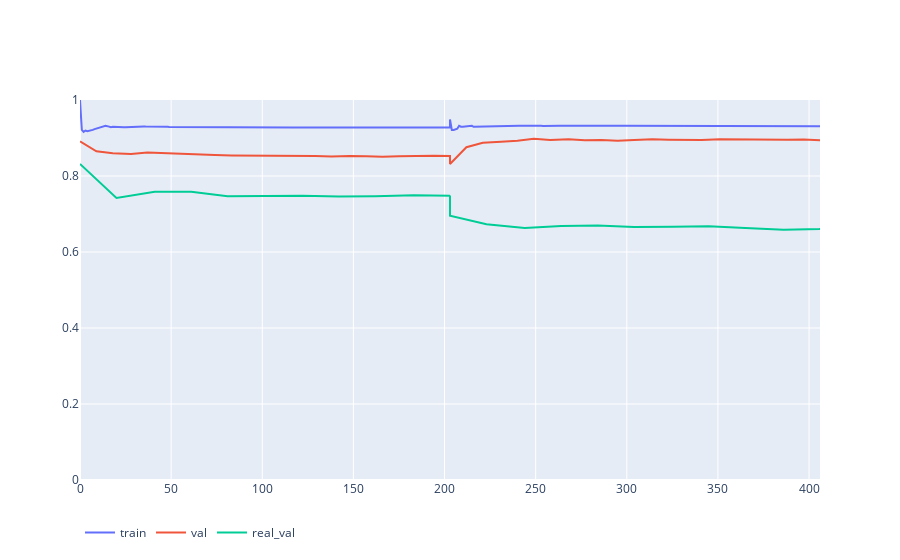

The notebook cell this image was saved under:
### Code cell
get_metric_figure( data, metric_name='precision' )

### Figure 1 — Plotly figure (JSON) as saved in the notebook; plotly's stock layout.template omitted (floating-point values rounded to 4 significant figures; data arrays with more than 128 entries replaced by an {"elided": "..."} marker saying what was removed)
{"data": [{"mode": "lines", "name": "train", "type": "scatter", "x": {"elided": "410 int values"}, "y": {"elided": "410 float values"}}, {"mode": "lines", "name": "val", "type": "scatter", "x": [0, 9, 18, 28, 37, 46, 55, 65, 74, 83, 92, 102, 111, 120, 129, 138, 148, 157, 166, 175, 185, 194, 203, 203, 203, 212, 221, 231, 240, 249, 258, 268, 277, 286, 295, 304, 314, 323, 332, 341, 351, 360, 369, 378, 388, 397, 406, 406], "y": [0.8909, 0.8652, 0.8598, 0.8576, 0.8619, 0.8599, 0.8596, 0.8568, 0.8553, 0.8541, 0.8542, 0.8544, 0.8535, 0.8532, 0.8526, 0.8515, 0.8529, 0.8519, 0.8504, 0.8519, 0.8534, 0.8535, 0.8527, 0.8528, 0.8317, 0.8757, 0.8873, 0.89, 0.8927, 0.8977, 0.8946, 0.8966, 0.8942, 0.8946, 0.8931, 0.8947, 0.8964, 0.8953, 0.8951, 0.8947, 0.8968, 0.896, 0.896, 0.8962, 0.8955, 0.8961, 0.8959, 0.8943]}, {"mode": "lines", "name": "real_val", "type": "scatter", "x": [0, 20, 41, 61, 81, 102, 122, 142, 162, 183, 203, 203, 203, 223, 244, 264, 284, 304, 325, 345, 365, 386, 406, 406], "y": [0.8318, 0.7422, 0.7583, 0.7585, 0.7465, 0.7465, 0.7482, 0.7459, 0.7466, 0.7493, 0.7483, 0.7488, 0.6955, 0.6731, 0.6629, 0.6682, 0.67, 0.6656, 0.6667, 0.668, 0.6631, 0.6582, 0.6602, 0.6633]}], "layout": {"autosize": true, "legend": {"orientation": "h"}, "xaxis": {"autorange": true, "range": [0, 406], "type": "linear"}, "yaxis": {"range": [0, 1], "type": "linear"}}}
